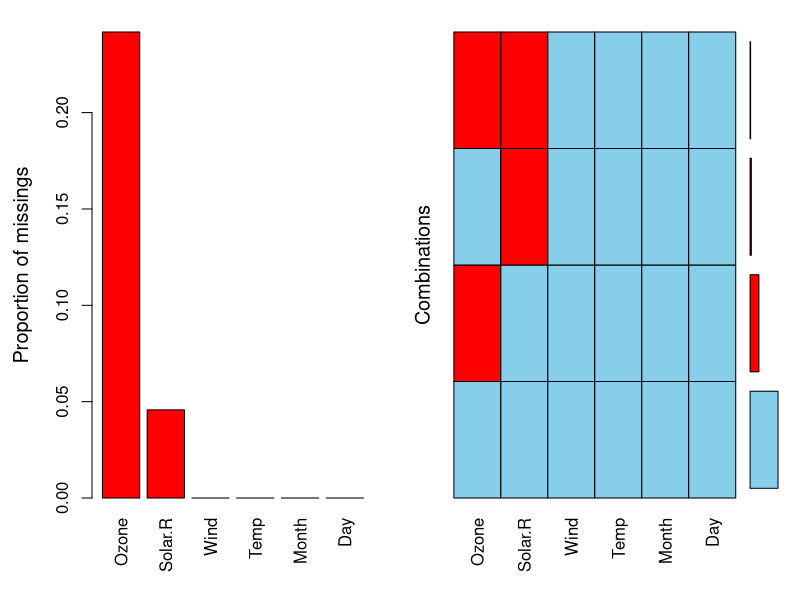
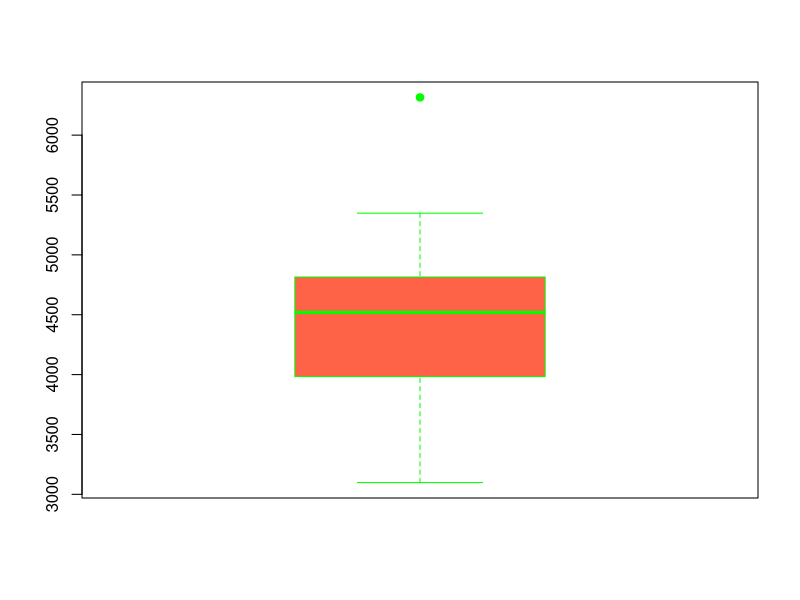
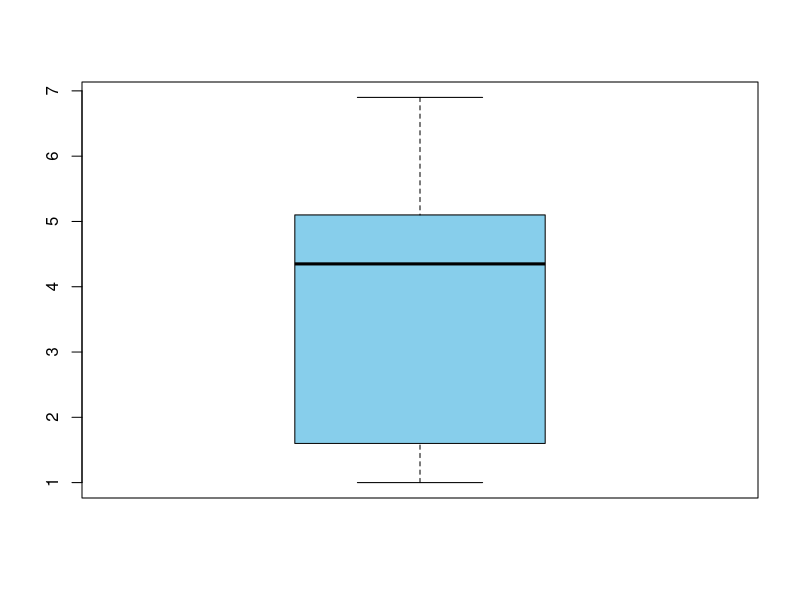
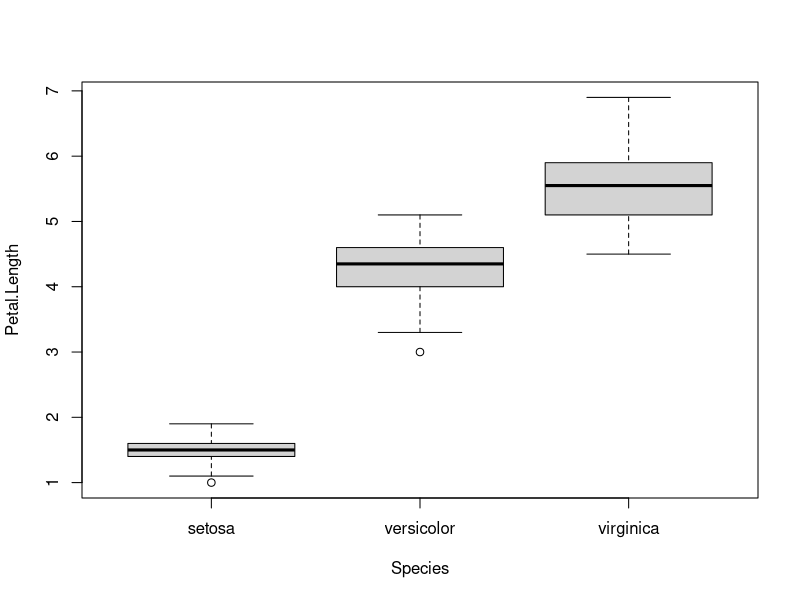
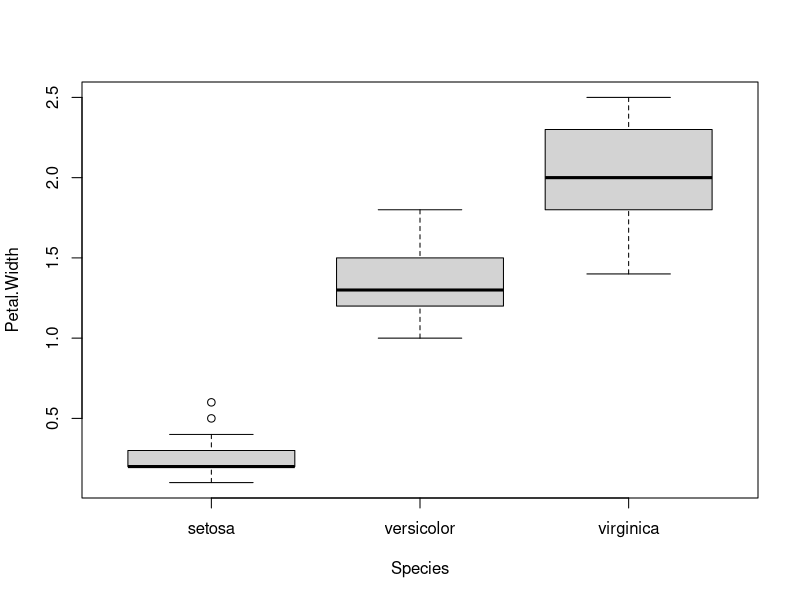

These figures' R source, in order:
# 데이터 전처리 (1): 결측치와 이상치

# 결측치
# 누락된 관측값, 제거하거나 대체해야될 값

x <- c(45, NA, 87, 63, 55, NA)
mean(x) # 결측값이 있으면 평균값이 나오지 않음

#
?airquality
str(airquality)

# 결측값이 있는 데이터를 다뤄보자

aq <-  airquality
complete.cases(aq)

aq[complete.cases(aq),] # NA를 제외한 데이터를 불러온다

mean(aq$Ozone, na.rm = T) # NA를 제외한 데이터의 평균

is.na(aq$Ozone) # NA 값인지 아닌지 판별

length(aq$Ozone[is.na(aq$Ozone)]) # Ozone 컬럼에서 NA 갯수 구하기
sum(is.na(aq$Ozone))

ozone <- aq$Ozone
ozone[is.na(ozone)] <-0 # NA값을 0으로 만듬
ozone[is.na(ozone)] <- mean(ozone, na.rm=T)
ozone

# 평균값에는 차이가 없음
mean(aq$Ozone, na.rm =T)
mean(ozone)

# 표준 편차에는 차이가 있음
sd(aq$Ozone, na.rm =T)
sd(ozone)

# 결측값 시각화하는 패키지
install.packages("VIM")
library(VIM)

?aggr
aggr(airquality)

# 이상치 : outliers or anomalies
# 특이값, 정상적인 데이터의 분포 범위 밖에 위치하는 관측값

st <- data.frame(state.x77)
boxplot(st$Income,
        col = 'tomato',
        pch = 19,
        border = 'green')

st[st$Income == max(st$Income),]
st[st$Income == boxplot.stats(st$Income)$out,]

# 범주로 구분할 수 있는 데이터는 범주별로 이상치를 확인할 수 있음
df <- iris
boxplot(df$Petal.Length, col = 'skyblue')

boxplot(Petal.Length ~ Species, data = iris)$out

?boxplot

boxplot(Petal.Width ~ Species, data = iris)$out

outlier <- boxplot.stats(iris[iris$Species == 'setosa',4])$out
outlier

iris[iris$Petal.Width %in% outlier,] # 파이썬의 in과 동일한 기능
